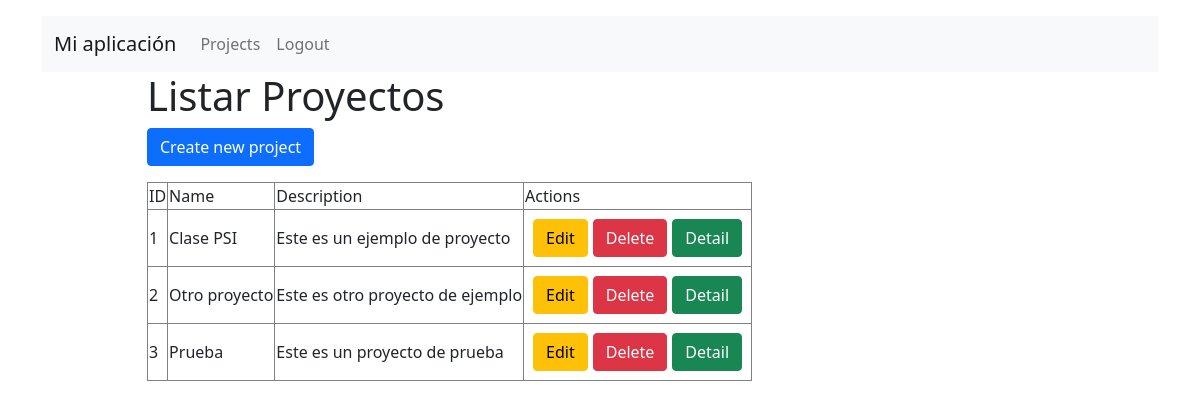
The page /projects/ (signed in) on the database as committed earlier.
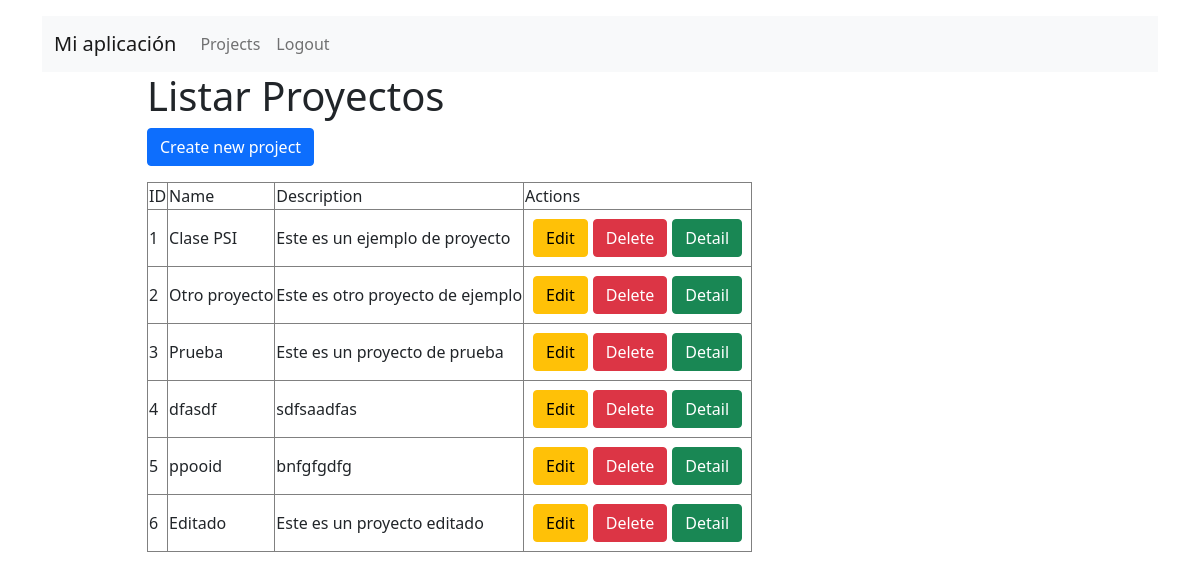
The same page on the database as committed later.
### todo/models.py (models this page shows)
class Project(models.Model):
    name = models.CharField(max_length=200)
    description = models.TextField()

### todo/views.py (the view)
# urls.py: path('projects/',views.listProjects,name="projects.list"),
@login_required
def listProjects(request):
    projects = Project.objects.all()
    return render(request,'projects/list.html',{
        "projects":projects
    })

### todo/templates/projects/list.html
{% extends "layouts/base.html" %}
{% block content %}
<div class="container">
  <div class="row d-flex justify-content-center">
    <div class="col-md-10">
      <div>
        <h1>Listar Proyectos</h1>
        <a class="btn btn-primary mb-3" href="{% url 'projects.create' %}">Create new project</a>
        <table class="table-bordered">
          <thead>
            <tr>
              <td>ID</td>
              <td>Name</td>
              <td>Description</td>
              <td>Actions</td>
            </tr>
          </thead>
          <tbody>
            {% for project in projects %}
            <tr>
              <td>
                {{ project.id }}
              </td>
              <td>
                {{ project.name }}
              </td>
              <td>
                {{ project.description }}
              </td>
              <td>
                <div class="d-flex p-2">
                  <a class="btn btn-warning" style="margin-right: 5px;" href="{% url 'projects.edit' project.id %}">Edit</a>
                  <a class="btn btn-danger" style="margin-right: 5px;" href="{% url 'projects.delete' project.id %}">Delete</a>
                  <a class="btn btn-success" href="{% url 'projects.detail' project.id %}">Detail</a>
                </div>
              </td>
            </tr>
            {% endfor %}
          </tbody>
        </table>
      </div>
    </div>
  </div>
</div>
{% endblock %}

Rows that differ between the two databases and show on the page:
added Project: id "4", name "dfasdf", description "sdfsaadfas"
added Project: id "5", name "ppooid", description "bnfgfgdfg"
added Project: id "6", name "Editado", description "Este es un proyecto editado"
